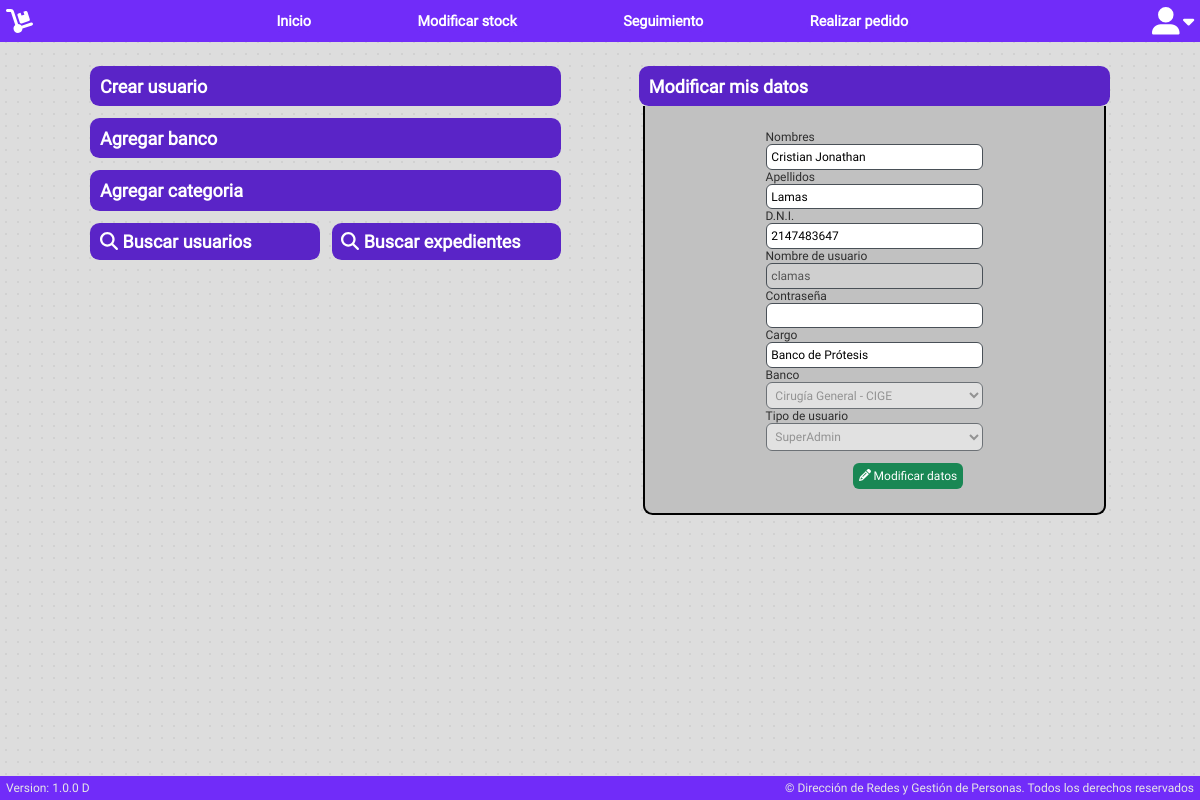
Before: /public/layouts/profile.php (signed in) with the older database file.
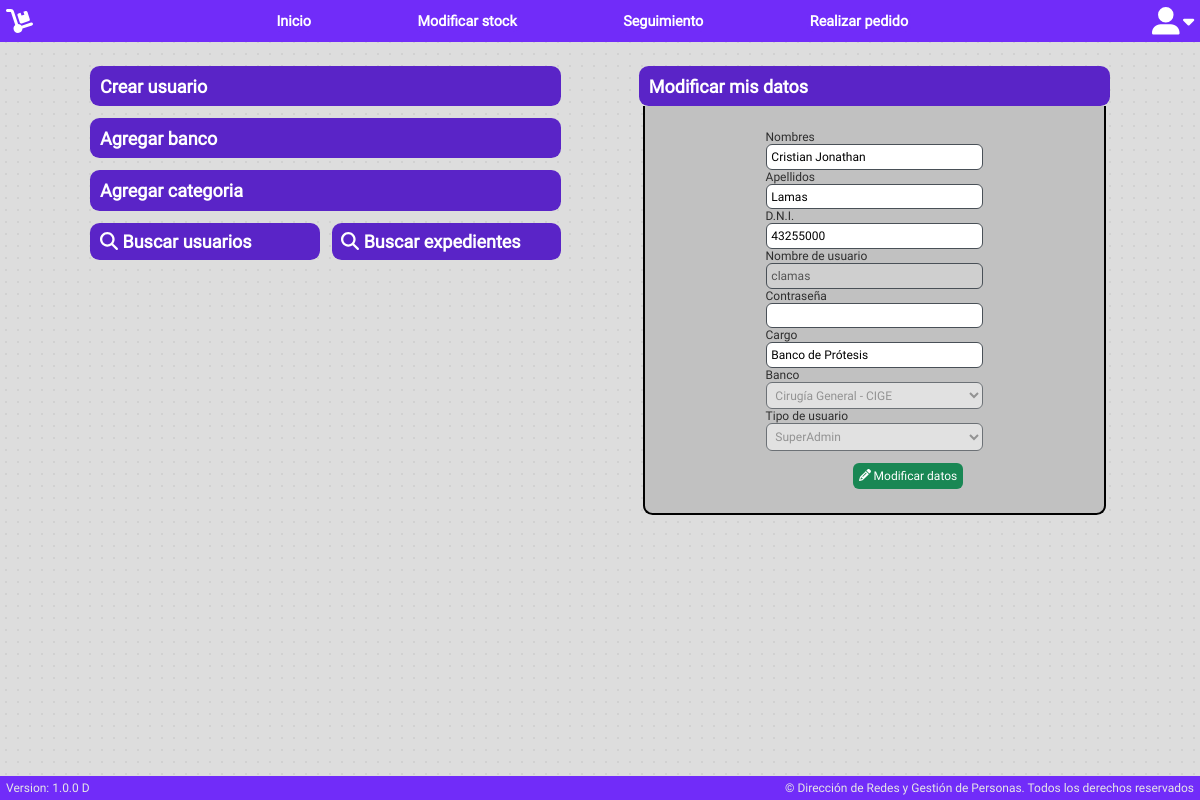
After: the same page with the newer database file.
### tables this page shows
CREATE TABLE `users` (
  `id` int(11) NOT NULL,
  `nombre` varchar(255) NOT NULL,
  `apellido` varchar(255) NOT NULL,
  `dni` int(10) NOT NULL,
  `username` varchar(255) NOT NULL,
  `password` varchar(255) NOT NULL,
  `cargo` varchar(255) NOT NULL,
  `tipo_usuario` varchar(255) NOT NULL,
  `banco` varchar(255) NOT NULL,
  `ref` varchar(255) NOT NULL,
  `firma` longtext NOT NULL,
  `matricula` varchar(255) NOT NULL
);

### app/db/user.php (called while the page is built, shortened)
<?php
require_once 'db.php';
class User extends DB
{
    private $nombre;
    private $apellido;
    private $cargo;
    private $tipo_usuario;
    private $dni;
    private $username;
    private $banco;
    public function setUser($user)
    {
        $query = $this->connect()->prepare('SELECT nombre, apellido, password, cargo, tipo_usuario, dni, username, banco, matricula FROM users WHERE username = :user');
        $query->execute(['user' => $user]);
        if ($query->rowCount()) {
            $result = $query->fetch(PDO::FETCH_ASSOC);
            $this->nombre = $result['nombre'];
            $this->apellido = $result['apellido'];
            $this->cargo = $result['cargo'];
            $this->tipo_usuario = $result['tipo_usuario'];
            $this->dni = $result['dni'];
            $this->username = $result['username'];
            $this->banco = $result['banco'];
        }
    }
    public function getNombre() {
        return $this->nombre;
    }
    public function getApellido() {
        return $this->apellido;
    }
    public function getCargo() {
        return $this->cargo;
    }
    public function getDni() {
        return $this->dni;
    }
    public function getUsername() {
        return $this->username;
    }
    public function getBanco() {
        return $this->banco;
    }
    public function getTipo_usuario() {
        return $this->tipo_usuario;
    }
}

### app/db/db.php (called while the page is built)
<?php
class DB
{
    private $host;
    private $db;
    private $user;
    private $password;
    private $charset;
    public function __construct()
    {
        $this->host     = 'localhost';
        $this->db       = 'banco';
        $this->user     = 'root';
        $this->password = 'root';
        $this->charset  = 'utf8mb4';
    }
    function connect()
    {
        try {
            $connection = "mysql:host=" . $this->host . ";dbname=" . $this->db . ";charset=" . $this->charset;
            $options = [
                PDO::ATTR_ERRMODE => PDO::ERRMODE_EXCEPTION,
                PDO::ATTR_EMULATE_PREPARES => false,
            ];
            $pdo = new PDO($connection, $this->user, $this->password, $options);
            return $pdo;
        } catch (PDOException $e) {
            print_r('Error connection: ' . $e->getMessage());
        }
    }
}

### public/layouts/profile.php (the view, shortened to what the changed rows need)
<?php
require_once '../../app/db/user.php';
require_once '../../app/db/db.php';
$user = new User();
$userSession = new UserSession();
$currentUser = $userSession->getCurrentUser();
$user->setUser($currentUser);
$db = new DB();
$pdo = $db->connect();
$permisosUsuario = $user->getTipo_usuario();
?>
<?php include_once 'bases/header.php'; ?>
<link rel="stylesheet" href="/Banco/public/css/profile.css">
	<article>
		<?php
		if ($permisosUsuario == "Admin" | $permisosUsuario == "SuperAdmin") {
		?>
			<div class="accordion">
			<div class="accordion-item">
				<h2 class="accordion-heading">Crear usuario</h2>
			</div>
			<?php if ($permisosUsuario == "SuperAdmin") { ?>
			<div class="accordion-item">
				<h2 class="accordion-heading">Agregar banco</h2>
			</div>
			<div class="accordion-item">
				<h2 class="accordion-heading">Agregar categoria</h2>
			</div>
			<?php } ?>
		</div>
		<?php
		}
		?>
		<div class="datosForm">
			<h2 class="datos-cabeza">Modificar mis datos</h2>
			<div class="datos-contenido">
				<form action="/Banco/app/profile/modificar.php" method="post">
					<label for="nombre">Nombres</label>
					<input type="text" name="nombre" value="<?php echo $user->getNombre(); ?>" required>
					<label for="apellido">Apellidos</label>
					<input type="text" name="apellido" value="<?php echo $user->getApellido(); ?>" required>
					<label for="dni">D.N.I.</label>
					<input type="text" name="dni" value="<?php echo $user->getDni(); ?>" required>
					<label for="username">Nombre de usuario</label>
					<input type="text" name="username" value="<?php echo $user->getUsername(); ?>" required disabled>
					<label for="password">Contraseña</label>
					<input type="password" name="password">
					<label for="cargo">Cargo</label>
					<input type="text" name="cargo" value="<?php echo $user->getCargo(); ?>" required>
					<label for="banco">Banco</label>
					<select name="banco" required disabled>
						<?php
						try {
							$stmt = $pdo->prepare("SELECT id, banco, siglas FROM bancos");
							$stmt->execute();
							while ($row = $stmt->fetch(PDO::FETCH_ASSOC)) {
								$banco = $row['banco'];
								$siglas = $row['siglas'];
								if ($user->getBanco() == $siglas) {
									echo "<option value='$siglas' selected>$banco - $siglas</option>";
								} else {
									echo "<option value='$siglas'>$banco - $siglas</option>";
								}
							}
						} catch (PDOException $e) {
							echo 'Error: ' . $e->getMessage();
						}
						?>
					</select>
					<label for="tipo_usuario">Tipo de usuario</label>
					<select name="tipo_usuario" required disabled>
						<option value="SuperAdmin" <?php if ($user->getTipo_usuario() == "SuperAdmin") echo "selected"; ?>>SuperAdmin</option>
					</select>
					<button type="submit" class="btn-verde"><i class="fa-solid fa-pencil"></i> Modificar datos</button>
				</form>
			</div>
		</div>
	</article>
</body>
</html>

Changed rows visible on the page:
changed users "Cristian Jonathan": dni "2147483647" → "43255000"
